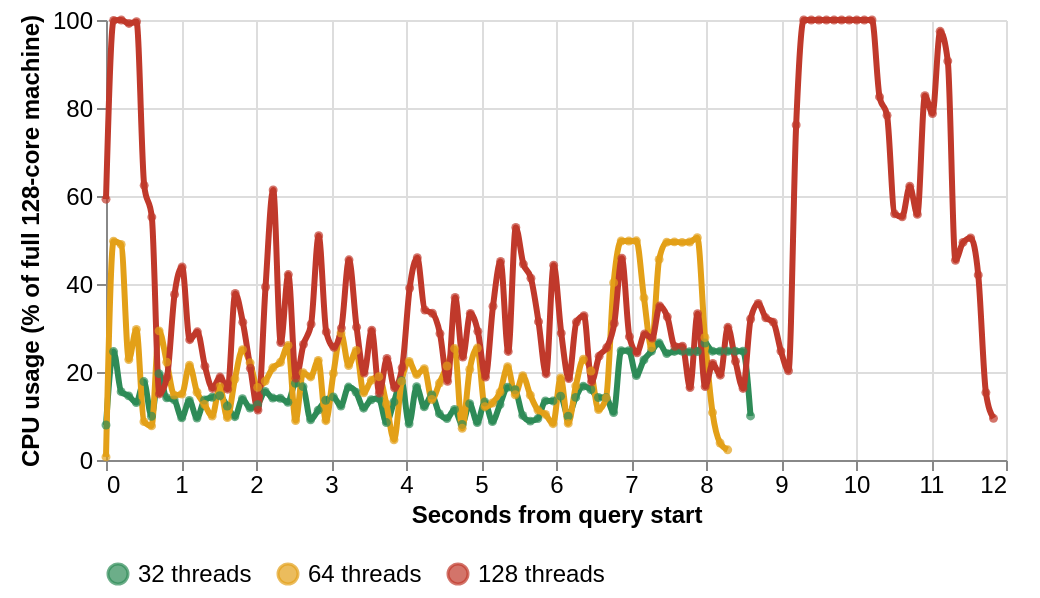

Describe this chart as a Vega-Lite specification.
### Vega-Lite specification from a JSON file in a GitHub repository (floating-point values rounded to 4 significant figures; data arrays with more than 128 entries replaced by an {"elided": "..."} marker saying what was removed)
{"$schema": "https://vega.github.io/schema/vega-lite/v5.json", "description": "CPU usage over time for the group/order query against a DuckDB table on local SSD.", "width": 450, "height": 220, "padding": {"left": 8, "right": 16, "top": 4, "bottom": 4}, "config": {"view": {"stroke": null}, "axis": {"labelFontSize": 12, "titleFontSize": 12}, "legend": {"orient": "bottom", "direction": "horizontal", "titleFontSize": 12, "labelFontSize": 12, "title": "DuckDB threads"}}, "data": {"values": {"elided": "287 records"}}, "encoding": {"x": {"field": "seconds_from_start", "type": "quantitative", "title": "Seconds from query start"}, "y": {"field": "cpu_usage_percent", "type": "quantitative", "title": "CPU usage (% of full 128-core machine)", "scale": {"domain": [0, 100]}}, "color": {"field": "series_label", "type": "nominal", "scale": {"domain": ["32 threads", "64 threads", "128 threads"], "range": ["#2E8B57", "#E3A018", "#C0392B"]}}, "tooltip": [{"field": "series_label", "type": "nominal", "title": "Threads"}, {"field": "seconds_from_start", "type": "quantitative", "title": "Seconds from start", "format": ".3f"}, {"field": "cpu_usage_percent", "type": "quantitative", "title": "CPU usage %", "format": ".3f"}, {"field": "cpu_total_percent", "type": "quantitative", "title": "Aggregate CPU %", "format": ".1f"}, {"field": "query_seconds", "type": "quantitative", "title": "Total query runtime (s)", "format": ".3f"}]}, "layer": [{"mark": {"type": "line", "strokeWidth": 3, "interpolate": "monotone"}}, {"mark": {"type": "point", "filled": true, "size": 20}}]}
